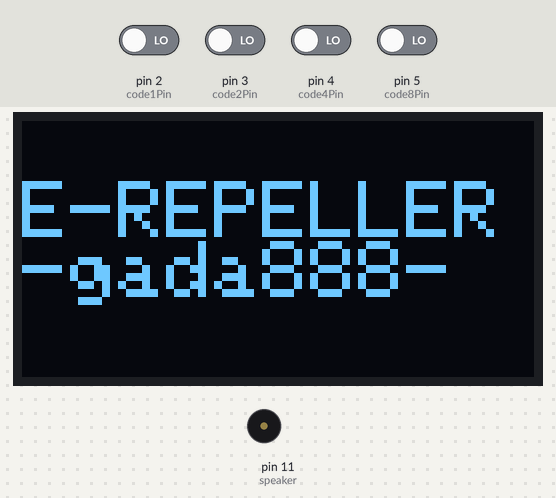
A sketch run on a simulated Arduino Uno, built with avr-gcc and run on an emulated ATmega328P. Shown: 128×64 one-colour display, buzzer (waves = sounding). The inputs (shaded band) are chosen by the test bench; at power-on: pin 2 (code1Pin), pin 3 (code2Pin), pin 4 (code4Pin), pin 5 (code8Pin) LOW. What the sketch prints to the serial monitor is not drawn.

Above: at 3.2 s.
3.3 s: pin 2 (code1Pin) driven HIGH
At 4.8 s:
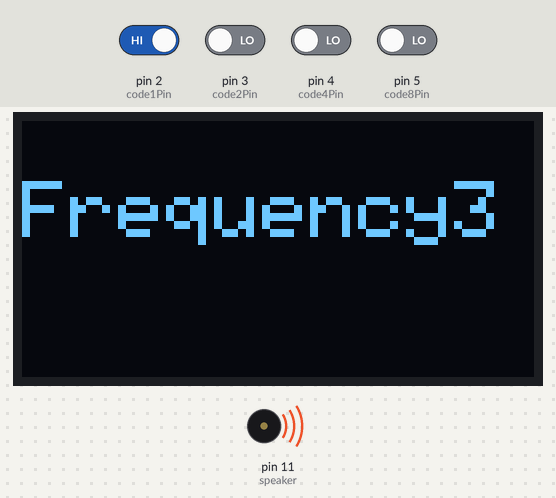
5.5 s: pin 3 (code2Pin) driven HIGH
At 8.1 s:
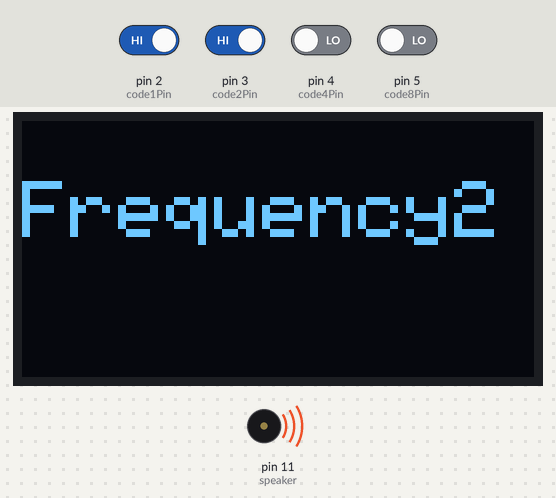
9.5 s: pin 4 (code4Pin) driven HIGH
At 12.7 s:
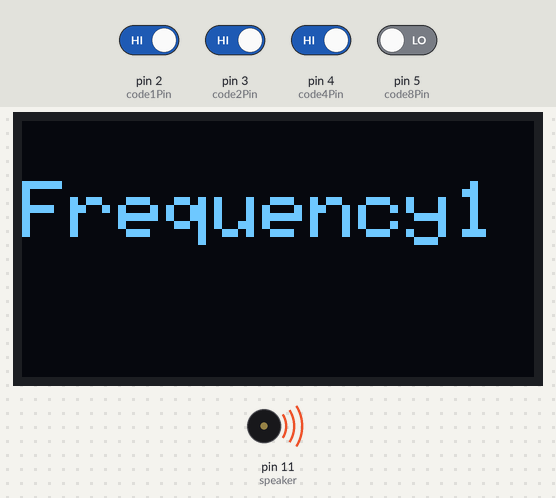
13.5 s: pin 2 (code1Pin) driven LOW and pin 3 (code2Pin) driven LOW and pin 4 (code4Pin) driven LOW and pin 5 (code8Pin) driven HIGH
At 16.0 s:
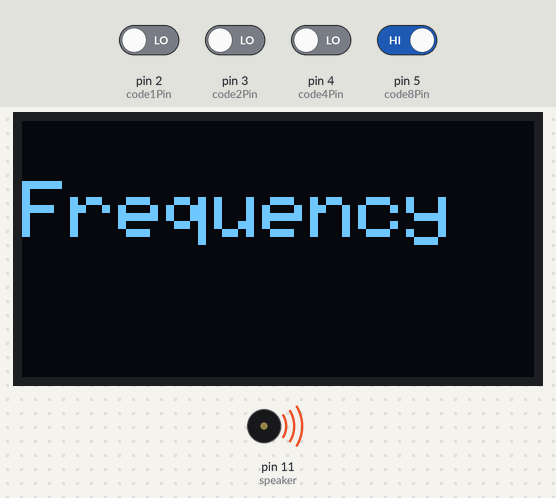
Timing chart, 0 to 17.5 s (numbered marks = the images above; inputs shaded):
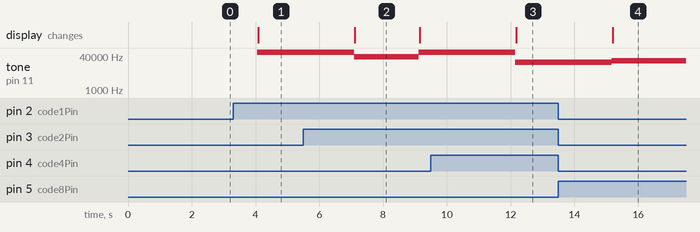

Measured:
- after the input at 3.3 s, tone on pin 11 (speaker): silent → 60000 Hz after 0.76 s; the display: changes after 0.79 s (image 1)
- after the input at 5.5 s, tone on pin 11 (speaker): 60000 Hz → 37000 Hz after 1.6 s, → 60000 Hz 2.0 s later; the display: changes after 1.6 s (image 2)
- after the input at 9.5 s, tone on pin 11 (speaker): 60000 Hz → 20000 Hz after 2.6 s; the display: changes after 2.7 s (image 3)
- what the display in image 2 shows lasts 2.0 s, from 7.1 s to 9.1 s

The sketch:

ok-repeller.ino
```cpp
#include <SPI.h>
#include <Wire.h>
#include <Adafruit_GFX.h>
#include <Adafruit_SSD1306.h>

int speaker = 11; // Digital Pin 11
int frequency = 90000; // 90KHz (adjust it between 20KHz to 170KHz)
int frequency1 = 20000; // 20KHz (adjust it between 20KHz to 170KHz)
int frequency2 = 37000; // 37KHz (adjust it between 20KHz to 170KHz)
int frequency3 = 60000; // 60KHz (adjust it between 20KHz to 170KHz)

#define setbit(data,b) (data|=(1<<b)) //set the b bit of data to 1
#define clrbit(data,b) (data&=~(1<<b)) //set the b bit of data to 0
uint8_t code8421 = 0;
const uint8_t code8Pin = 5;
const uint8_t code4Pin = 4;
const uint8_t code2Pin = 3;
const uint8_t code1Pin = 2;

Adafruit_SSD1306 display(-1);

void setup()
{
  // initialize with the I2C addr 0x3C
  display.begin(SSD1306_SWITCHCAPVCC, 0x3C);

  // Clear the buffer.
  display.clearDisplay();

  // Display Text
  display.setTextSize(2);
  display.setTextColor(WHITE);
  display.setCursor(0,15);
  display.println("E-REPELLER");
  display.setCursor(0,30);
  display.println("-gada888-");
  display.display();
  delay(2000);
  display.clearDisplay();

Serial.begin(115200);
Serial.println("8421 Encoder Starts up!");
pinMode(code8Pin, INPUT);
pinMode(code4Pin, INPUT);
pinMode(code2Pin, INPUT);
pinMode(code1Pin, INPUT);
}

void loop()
{
 if (digitalRead(code8Pin) == HIGH){
setbit(code8421, 3);
tone(speaker, frequency);
// Display Text
  display.setTextSize(2);
  display.setTextColor(WHITE);
  display.setCursor(0,15);
  display.println("Frequency");
  display.display();
  delay(2000);
  display.clearDisplay();
}

if (digitalRead(code4Pin) == HIGH){
setbit(code8421, 2);
tone(speaker, frequency1);
// Display Text
  display.setTextSize(2);
  display.setTextColor(WHITE);
  display.setCursor(0,15);
  display.println("Frequency1");
  display.display();
  delay(2000);
  display.clearDisplay();
}

if (digitalRead(code2Pin) == HIGH){
setbit(code8421, 1);
tone(speaker, frequency2);
// Display Text
  display.setTextSize(2);
  display.setTextColor(WHITE);
  display.setCursor(0,15);
  display.println("Frequency2");
  display.display();
  delay(2000);
  display.clearDisplay();
}

if (digitalRead(code1Pin) == HIGH){
setbit(code8421, 0);
tone(speaker, frequency3);
// Display Text
  display.setTextSize(2);
  display.setTextColor(WHITE);
  display.setCursor(0,15);
  display.println("Frequency3");
  display.display();
  delay(2000);
  display.clearDisplay();
}

//Output the code in hexadecimal
Serial.print("Now code8421 is: ");
Serial.println(code8421, HEX);
delay(1000);
   }
```
